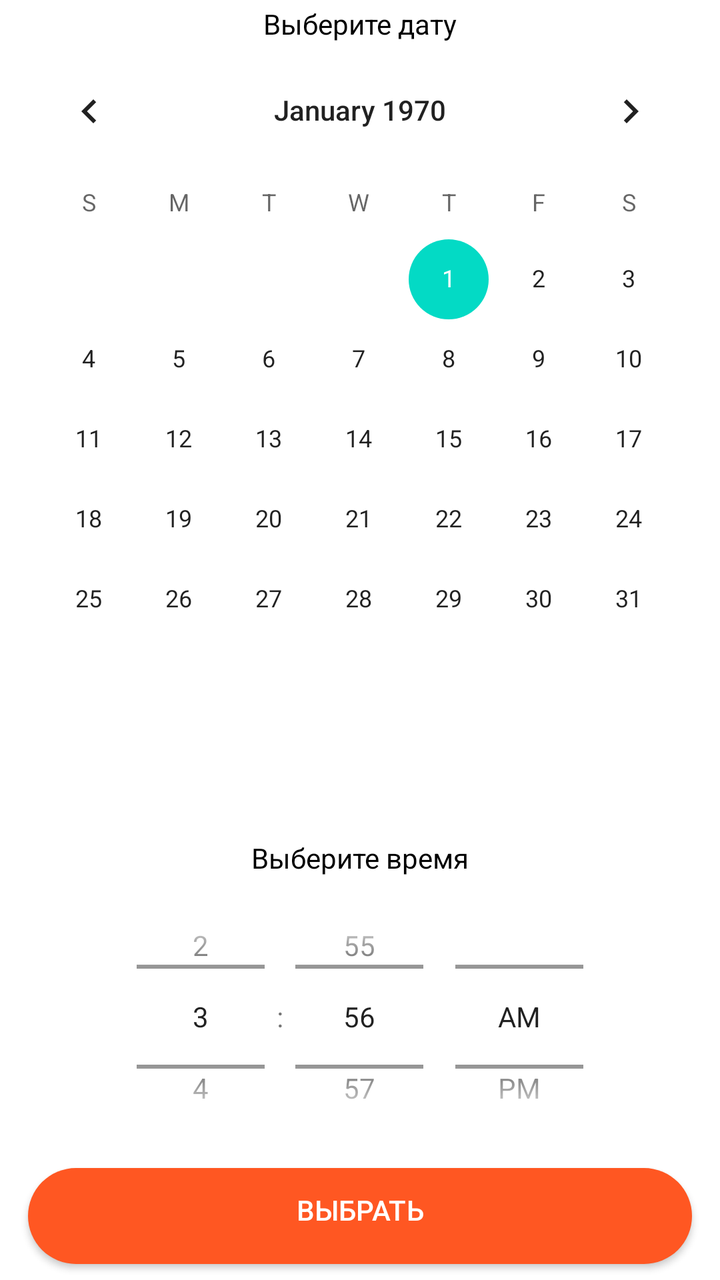
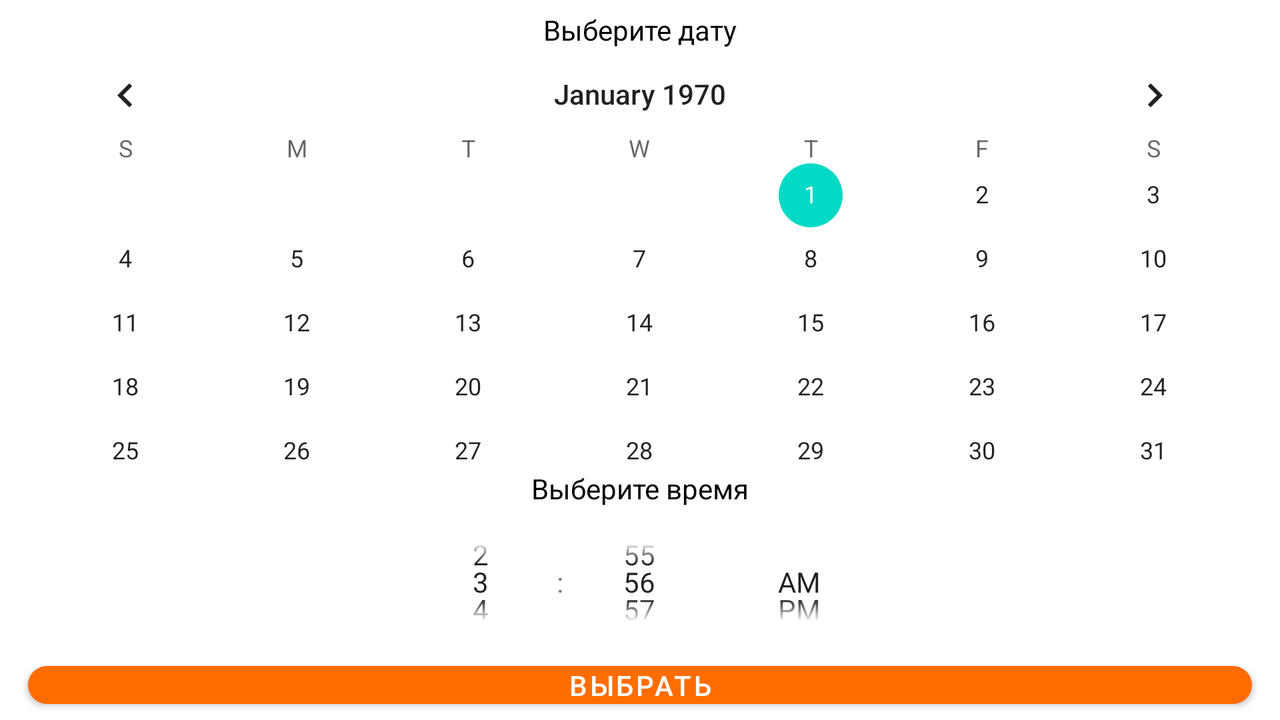

One screen, two layout resources from the same app: the default and the repository's alternative for another configuration. Each is rendered where Android would select it; the XML of both is given below.
<!-- AndroidManifest.xml: application theme Theme.Visual -->
<!-- res/layout/pick_date_time.xml -->
<?xml version="1.0" encoding="utf-8"?>
<androidx.constraintlayout.widget.ConstraintLayout xmlns:android="http://schemas.android.com/apk/res/android"
    xmlns:app="http://schemas.android.com/apk/res-auto"
    xmlns:tools="http://schemas.android.com/tools"
    android:layout_width="match_parent"
    android:layout_height="match_parent"
    android:background="@drawable/notification">

    <LinearLayout
        android:layout_width="match_parent"
        android:layout_height="match_parent"
        android:orientation="vertical"
        app:layout_constraintBottom_toBottomOf="parent"
        app:layout_constraintEnd_toEndOf="parent"
        app:layout_constraintStart_toStartOf="parent"
        app:layout_constraintTop_toTopOf="parent">

        <TextView
            android:id="@+id/textView11"
            android:layout_width="match_parent"
            android:layout_height="0dp"
            android:layout_weight="0.1"
            android:gravity="center"
            android:text="Выберите дату"
            android:textColor="#000000" />

        <CalendarView
            android:id="@+id/calendar"
            style="@style/Calendar"
            android:layout_width="match_parent"
            android:layout_height="0dp"
            android:layout_gravity="center"
            android:layout_weight="2"
            android:datePickerMode="calendar"
            android:spinnersShown="false"
           >


        </CalendarView>

        <TextView
            android:id="@+id/textView10"
            android:layout_width="match_parent"
            android:layout_height="0dp"
            android:layout_weight="0.1"
            android:gravity="center"
            android:text="Выберите время"
            android:textColor="#000000" />

        <TimePicker
            android:id="@+id/timePicker1"
            android:layout_width="match_parent"
            android:layout_height="0dp"
            android:layout_centerHorizontal="true"
            android:layout_gravity="center"
            android:layout_weight="0.7"
            android:timePickerMode="spinner" />

        <androidx.appcompat.widget.AppCompatButton
            android:id="@+id/submit"
            style="@null"
            android:layout_width="match_parent"
            android:layout_height="0dp"
            android:layout_marginLeft="8dp"
            android:layout_marginRight="8dp"
            android:layout_weight="0.3"
            android:background="@drawable/button_data_time_picker"
            android:insetTop="0dp"
            android:insetBottom="0dp"
            android:text="Выбрать"
            android:textColor="@color/white" />
    </LinearLayout>


</androidx.constraintlayout.widget.ConstraintLayout>
<!-- resources referenced by this layout -->
<resources>
  <color name="white">#FFFFFFFF</color>
  <!-- drawable button_data_time_picker (drawable) -->
  <?xml version="1.0" encoding="utf-8"?>
  <inset xmlns:android="http://schemas.android.com/apk/res/android"
      android:insetBottom="6dp"
      android:insetLeft="4dp"
      android:insetRight="4dp"
      android:insetTop="6dp">
      <ripple android:color="?attr/colorControlHighlight">
          <item>
              <shape android:shape="rectangle"
                  android:tint="#FF5722">
                  <corners android:radius="30dp"/>
                  <solid android:color="#1a237e"/>
                  <padding android:bottom="6dp"/>
              </shape>
          </item>
      </ripple>
  </inset>
  <!-- drawable notification (drawable) -->
  <?xml version="1.0" encoding="utf-8"?>
  <inset xmlns:android="http://schemas.android.com/apk/res/android"
      android:insetBottom="2dp"
      android:insetLeft="2dp"
      android:insetRight="2dp"
      android:insetTop="2dp">
      <layer-list >
          <item>
              <shape android:shape="rectangle"
                  android:tint="#FFFFFF">
                  <corners android:radius="15dp"/>
                  <solid android:color="#1a237e"/>
              </shape>
          </item>
      </layer-list>
  </inset>
  <style name="Calendar" parent="ThemeOverlay.MaterialComponents.MaterialCalendar">
          <item name="android:colorControlActivated">#FF6D00</item>
      </style>
  <style name="Theme.Visual" parent="Theme.MaterialComponents.DayNight.DarkActionBar">
          
          <item name="colorPrimary">#FF6D00</item>
          <item name="colorPrimaryVariant">@color/purple_700</item>
          <item name="colorOnPrimary">@color/white</item>
          
          <item name="colorSecondary">@color/teal_200</item>
          <item name="colorSecondaryVariant">@color/teal_700</item>
          <item name="colorOnSecondary">@color/black</item>
          
          <item name="android:statusBarColor" tools:targetApi="l">?attr/colorPrimaryVariant</item>
          <item name="windowNoTitle">true</item>
  
          
      </style>
  <color name="purple_700">#FF3700B3</color>
  <color name="teal_200">#FF03DAC5</color>
  <color name="teal_700">#FF018786</color>
  <color name="black">#FF000000</color>
</resources>
<!-- res/layout-land/pick_date_time.xml (the repository's variant of the layout above) -->
<!-- drawn on the phone turned sideways -->
<?xml version="1.0" encoding="utf-8"?>
<androidx.constraintlayout.widget.ConstraintLayout xmlns:android="http://schemas.android.com/apk/res/android"
    xmlns:app="http://schemas.android.com/apk/res-auto"
    xmlns:tools="http://schemas.android.com/tools"
    android:layout_width="match_parent"
    android:layout_height="match_parent"
    android:background="@drawable/notification">

    <LinearLayout
        android:layout_width="match_parent"
        android:layout_height="match_parent"
        android:orientation="vertical"
        app:layout_constraintBottom_toBottomOf="parent"
        app:layout_constraintEnd_toEndOf="parent"
        app:layout_constraintStart_toStartOf="parent"
        app:layout_constraintTop_toTopOf="parent">

        <TextView
            android:id="@+id/textView11"
            android:layout_width="match_parent"
            android:layout_height="0dp"
            android:layout_weight="0.25"
            android:gravity="center"
            android:text="Выберите дату"
            android:textColor="#000000" />

        <CalendarView
            android:id="@+id/calendar"
            style="@style/Calendar"
            android:layout_width="match_parent"
            android:layout_height="0dp"
            android:layout_gravity="center"
            android:layout_weight="2"
            android:datePickerMode="calendar"
            android:spinnersShown="false"
            >


        </CalendarView>

        <TextView
            android:id="@+id/textView10"
            android:layout_width="match_parent"
            android:layout_height="0dp"
            android:layout_weight="0.2"
            android:gravity="center"
            android:text="Выберите время"
            android:textColor="#000000" />

        <TimePicker
            android:id="@+id/timePicker1"
            android:layout_width="match_parent"
            android:layout_height="0dp"
            android:layout_centerHorizontal="true"
            android:layout_gravity="center"
            android:layout_weight="0.7"
            android:timePickerMode="spinner" />

        <Button

            android:id="@+id/submit"
            android:layout_width="match_parent"
            android:layout_height="0dp"
            android:layout_marginLeft="8dp"
            android:layout_marginRight="8dp"
            android:layout_weight="0.3"
            android:background="@drawable/button_data_time_picker"
            android:backgroundTint="@color/black"
            android:insetTop="0dp"
            android:insetBottom="0dp"
            android:text="Выбрать"
            android:textColor="@color/white"
            app:iconTint="@null" />
    </LinearLayout>


</androidx.constraintlayout.widget.ConstraintLayout>
<!-- resources referenced by the variant -->
<!-- as the phone turned sideways resolves them -->
<resources>
  <color name="black">#FF000000</color>
  <color name="white">#FFFFFFFF</color>
  <!-- drawable button_data_time_picker (drawable) -->
  <?xml version="1.0" encoding="utf-8"?>
  <inset xmlns:android="http://schemas.android.com/apk/res/android"
      android:insetBottom="6dp"
      android:insetLeft="4dp"
      android:insetRight="4dp"
      android:insetTop="6dp">
      <ripple android:color="?attr/colorControlHighlight">
          <item>
              <shape android:shape="rectangle"
                  android:tint="#FF5722">
                  <corners android:radius="30dp"/>
                  <solid android:color="#1a237e"/>
                  <padding android:bottom="6dp"/>
              </shape>
          </item>
      </ripple>
  </inset>
  <!-- drawable notification (drawable) -->
  <?xml version="1.0" encoding="utf-8"?>
  <inset xmlns:android="http://schemas.android.com/apk/res/android"
      android:insetBottom="2dp"
      android:insetLeft="2dp"
      android:insetRight="2dp"
      android:insetTop="2dp">
      <layer-list >
          <item>
              <shape android:shape="rectangle"
                  android:tint="#FFFFFF">
                  <corners android:radius="15dp"/>
                  <solid android:color="#1a237e"/>
              </shape>
          </item>
      </layer-list>
  </inset>
  <style name="Calendar" parent="ThemeOverlay.MaterialComponents.MaterialCalendar">
          <item name="android:colorControlActivated">#FF6D00</item>
      </style>
  <style name="Theme.Visual" parent="Theme.MaterialComponents.DayNight.DarkActionBar">
          
          <item name="colorPrimary">#FF6D00</item>
          <item name="colorPrimaryVariant">@color/purple_700</item>
          <item name="colorOnPrimary">@color/white</item>
          
          <item name="colorSecondary">@color/teal_200</item>
          <item name="colorSecondaryVariant">@color/teal_700</item>
          <item name="colorOnSecondary">@color/black</item>
          
          <item name="android:statusBarColor" tools:targetApi="l">?attr/colorPrimaryVariant</item>
          <item name="windowNoTitle">true</item>
  
          
      </style>
  <color name="purple_700">#FF3700B3</color>
  <color name="teal_200">#FF03DAC5</color>
  <color name="teal_700">#FF018786</color>
</resources>
